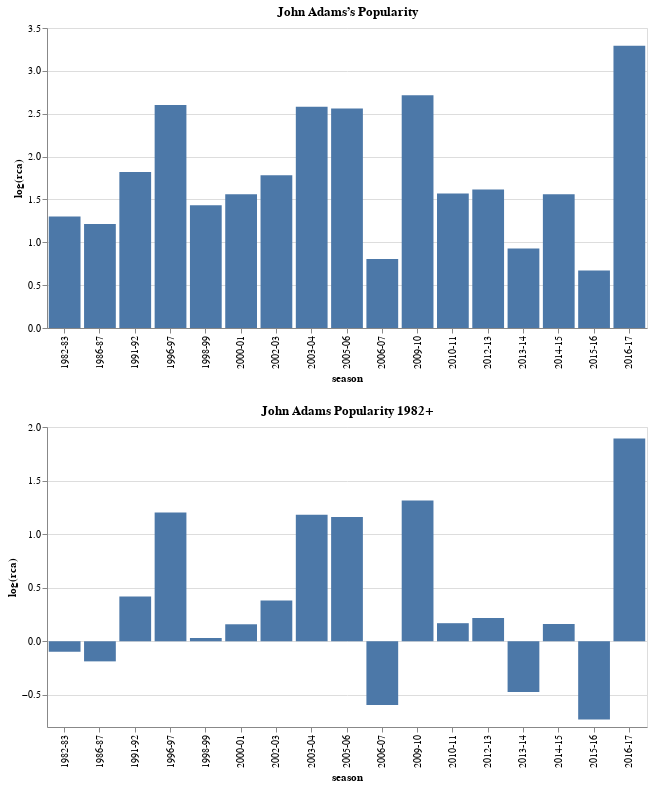

Notebook source saved alongside this figure:
### Markdown cell above
If we only consider seasons after a composer has debuted, we get a more interesting picture of their RCA in each season. John Adams, for instance, wasn’t really programmed much for the first 10 years after his debut. The first time he was really a distinctive element of a season’s programming was in the 1991–92 season.

### Code cell
alt.vconcat(
    adams_pop,
    alt.Chart(
        p2.xs("Adams,  John", level="composer").reset_index(),
        width=600,
        title="John Adams Popularity 1982+"
    ).mark_bar().encode(
        x="season:O",
        y="log(rca):Q"
    )
)

### Figure 1 — Vega-Lite specification as saved in the notebook (floating-point values rounded to 4 significant figures)
{"$schema": "https://vega.github.io/schema/vega-lite/v2.json", "config": {"view": {"height": 300, "width": 400}}, "vconcat": [{"data": {"values": [{"count": 1, "log(rca)": 1.302, "pct": 0.003106, "rca": 3.677, "season": "1982-83"}, {"count": 1, "log(rca)": 1.213, "pct": 0.002841, "rca": 3.363, "season": "1986-87"}, {"count": 1, "log(rca)": 1.819, "pct": 0.005208, "rca": 6.166, "season": "1991-92"}, {"count": 4, "log(rca)": 2.602, "pct": 0.0114, "rca": 13.49, "season": "1996-97"}, {"count": 1, "log(rca)": 1.431, "pct": 0.003534, "rca": 4.183, "season": "1998-99"}, {"count": 1, "log(rca)": 1.559, "pct": 0.004016, "rca": 4.755, "season": "2000-01"}, {"count": 2, "log(rca)": 1.781, "pct": 0.005013, "rca": 5.934, "season": "2002-03"}, {"count": 4, "log(rca)": 2.582, "pct": 0.01117, "rca": 13.23, "season": "2003-04"}, {"count": 5, "log(rca)": 2.561, "pct": 0.01094, "rca": 12.95, "season": "2005-06"}, {"count": 1, "log(rca)": 0.8056, "pct": 0.00189, "rca": 2.238, "season": "2006-07"}, {"count": 7, "log(rca)": 2.714, "pct": 0.01275, "rca": 15.1, "season": "2009-10"}, {"count": 2, "log(rca)": 1.569, "pct": 0.004057, "rca": 4.803, "season": "2010-11"}, {"count": 2, "log(rca)": 1.617, "pct": 0.004255, "rca": 5.038, "season": "2012-13"}, {"count": 1, "log(rca)": 0.9281, "pct": 0.002137, "rca": 2.53, "season": "2013-14"}, {"count": 2, "log(rca)": 1.561, "pct": 0.004024, "rca": 4.764, "season": "2014-15"}, {"count": 1, "log(rca)": 0.6697, "pct": 0.00165, "rca": 1.954, "season": "2015-16"}, {"count": 9, "log(rca)": 3.292, "pct": 0.02273, "rca": 26.91, "season": "2016-17"}]}, "encoding": {"x": {"field": "season", "type": "ordinal"}, "y": {"field": "log(rca)", "type": "quantitative"}}, "mark": "bar", "title": "John Adams’s Popularity", "width": 600}, {"data": {"values": [{"count": 1, "log(rca)": -0.09833, "pct": 0.003106, "rca": 0.9063, "season": "1982-83"}, {"count": 1, "log(rca)": -0.1874, "pct": 0.002841, "rca": 0.8291, "season": "1986-87"}, {"count": 1, "log(rca)": 0.4187, "pct": 0.005208, "rca": 1.52, "season": "1991-92"}, {"count": 4, "log(rca)": 1.202, "pct": 0.0114, "rca": 3.326, "season": "1996-97"}, {"count": 1, "log(rca)": 0.03077, "pct": 0.003534, "rca": 1.031, "season": "1998-99"}, {"count": 1, "log(rca)": 0.1588, "pct": 0.004016, "rca": 1.172, "season": "2000-01"}, {"count": 2, "log(rca)": 0.3804, "pct": 0.005013, "rca": 1.463, "season": "2002-03"}, {"count": 4, "log(rca)": 1.182, "pct": 0.01117, "rca": 3.261, "season": "2003-04"}, {"count": 5, "log(rca)": 1.161, "pct": 0.01094, "rca": 3.193, "season": "2005-06"}, {"count": 1, "log(rca)": -0.5948, "pct": 0.00189, "rca": 0.5517, "season": "2006-07"}, {"count": 7, "log(rca)": 1.314, "pct": 0.01275, "rca": 3.721, "season": "2009-10"}, {"count": 2, "log(rca)": 0.1689, "pct": 0.004057, "rca": 1.184, "season": "2010-11"}, {"count": 2, "log(rca)": 0.2166, "pct": 0.004255, "rca": 1.242, "season": "2012-13"}, {"count": 1, "log(rca)": -0.4722, "pct": 0.002137, "rca": 0.6236, "season": "2013-14"}, {"count": 2, "log(rca)": 0.1608, "pct": 0.004024, "rca": 1.174, "season": "2014-15"}, {"count": 1, "log(rca)": -0.7307, "pct": 0.00165, "rca": 0.4816, "season": "2015-16"}, {"count": 9, "log(rca)": 1.892, "pct": 0.02273, "rca": 6.633, "season": "2016-17"}]}, "encoding": {"x": {"field": "season", "type": "ordinal"}, "y": {"field": "log(rca)", "type": "quantitative"}}, "mark": "bar", "title": "John Adams Popularity 1982+", "width": 600}]}
